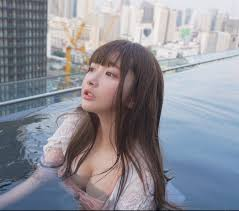
#> input picture images.jpg, 239 x 211 px, given in place of the camera
$ python findcolor.py
#> lines starting #> are read from the running program, lines starting #| are printed output that depends on the picture; after the words box and inside, x2 and y2 are one past the last pixel; in counts of white or black regions, pixels touching at a corner belong together
import numpy as np
import cv2

cap = cv2.VideoCapture(0)

def nothing(x):
    pass

cv2.namedWindow('image')
#cv2.resizeWindow("image",640,480)
cv2.createTrackbar('lh','image',0,255,nothing)
cv2.createTrackbar('ls','image',60,255,nothing)
cv2.createTrackbar('lv','image',32,255,nothing)
cv2.createTrackbar('hh','image',180,255,nothing)
cv2.createTrackbar('hs','image',255,255,nothing)
cv2.createTrackbar('hv','image',255,255,nothing)

kernel = np.ones((8,8),np.uint8)

while(True):
    ret, frame = cap.read()
#> frame is the input picture: shape (211, 239, 3); mean B, G, R 151.3, 142.3, 141.4
    hsv = cv2.cvtColor(frame, cv2.COLOR_BGR2HSV)
#> hsv: shape (211, 239, 3); mean H, S, V 91.8, 46.2, 159
    blur = cv2.blur(hsv,(5,5))
#> blur: shape (211, 239, 3); mean H, S, V 91.8, 46.2, 159.1

    lh = cv2.getTrackbarPos('lh','image')
    ls = cv2.getTrackbarPos('ls','image')
    lv = cv2.getTrackbarPos('lv','image')
    hh = cv2.getTrackbarPos('hh','image')
    hs = cv2.getTrackbarPos('hs','image')
    hv = cv2.getTrackbarPos('hv','image')

    lower = np.array([lh,ls,lv])
    upper = np.array([hh,hs,hv])
    mask = cv2.inRange(hsv, lower, upper)
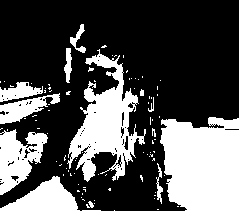
#> mask: shape (211, 239); 32.1% white; 95 white regions (82 under 20 px), largest, box (x1, y1, x2, y2) and area: (160, 117, 239, 211) 6431, (67, 49, 146, 182) 4359, (0, 129, 48, 195) 1780
    mask=cv2.erode(mask,kernel,iterations = 1)
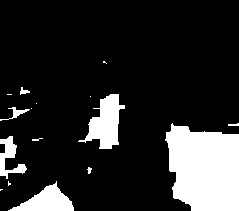
#> mask: shape (211, 239); 16.4% white; 16 white regions (8 under 20 px), largest, box (x1, y1, x2, y2) and area: (165, 123, 239, 211) 5291, (78, 94, 125, 149) 1275, (8, 181, 74, 211) 960
    mask=cv2.dilate(mask,kernel,iterations = 1)
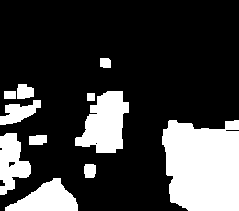
#> mask: shape (211, 239); 24.1% white; 11 white regions

    contours, hierarchy = cv2.findContours(mask,cv2.RETR_TREE,cv2.CHAIN_APPROX_SIMPLE)
#> contours = 13 contours, 1 with area under 20; largest, box (x1, y1, x2, y2) and area: (162, 120, 239, 211) 5922, (75, 91, 129, 153) 2024, (5, 178, 78, 211) 1304, (0, 133, 31, 195) 1118, (0, 100, 41, 125) 496
    cv2.drawContours(frame,contours,-1,(0,0,255),3)

    areas = [cv2.contourArea(c) for c in contours]
#> areas = [1303.5, 132.5, 139, 1118.5, 28.5, 5921.5, 495.5, 49, 2024, 2, 77, 186.5, 85.5]
    max_index = np.argmax(areas)
#> max_index = 5
    cnt=contours[max_index]
#> cnt = contour of 60 points, box (x1, y1, x2, y2) (162, 120, 239, 211), area 5922

    M=cv2.moments(cnt)
#> M = moments, m00 5921.5, centre m10/m00, m01/m00 = (202.6, 166)
    cx=int(M['m10']/M['m00'])
#> cx = 202
    cy=int(M['m01']/M['m00'])
#> cy = 166
    cv2.circle(frame, (cx, cy), 10, (1, 227, 254), -1)
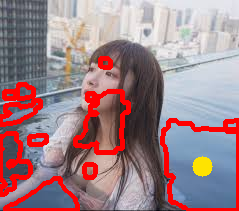
#> frame: shape (211, 239, 3); mean B, G, R 135.9, 130.1, 158.8
    print(cx,cy)
#| 202 166

    cv2.imshow('frame',frame)
    cv2.imshow('mask',mask)
    if cv2.waitKey(1) & 0xff == ord('q'):
#> (key q is pressed here)
        break

cap.release()
cv2.destroyAllWindows()
